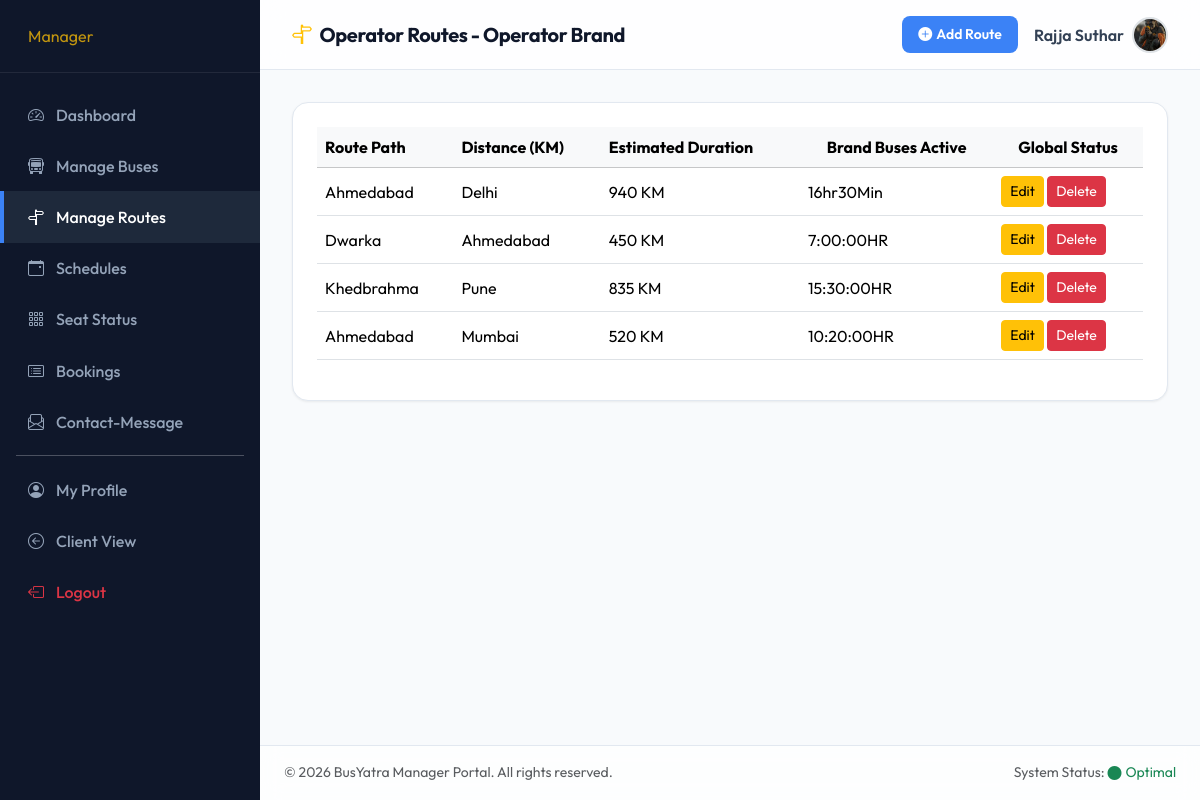
The page /manager-routes/ (signed in) on the database as committed earlier.
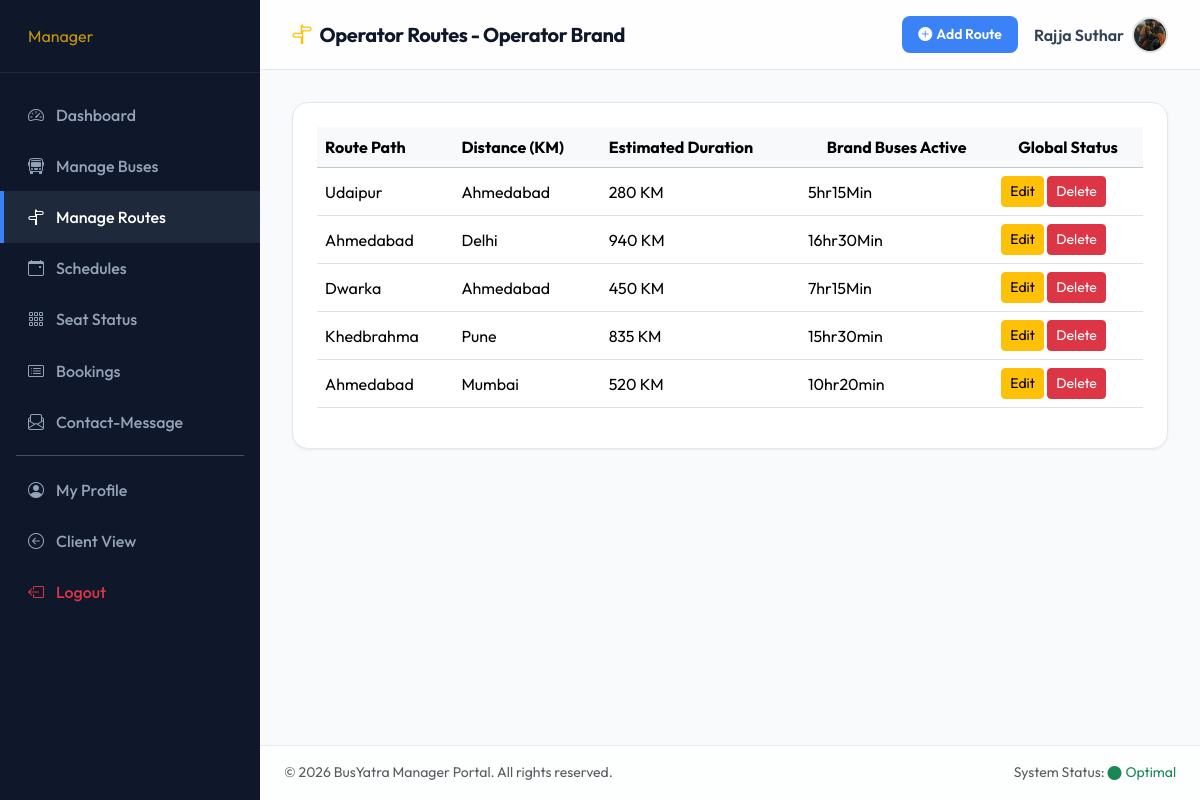
The same page on the database as committed later.
### Bus/models.py (models this page shows, shortened)
class Route(models.Model):
    manager = models.ForeignKey(User, on_delete=models.CASCADE)
    source = models.CharField(max_length=100)
    destination = models.CharField(max_length=100)
    distance = models.IntegerField()      # KM
    duration = models.CharField(max_length=50)

### Bus/views.py (the view)
# urls.py: path('manager-routes/', views.manager_routes, name='manager_routes'),
def manager_routes(request):
    manager = get_manager_user(request)
    if not manager:
        return redirect('login')
    routes_list = Route.objects.filter(manager=manager).order_by('-id')
    paginator = Paginator(routes_list, 6)
    page = request.GET.get('page', 1)
    try:
        routes = paginator.page(page)
    except PageNotAnInteger:
        routes = paginator.page(1)
    except EmptyPage:
        routes = paginator.page(paginator.num_pages)
    return render(request, 'manager-routes.html', {'routes': routes, 'page_obj': routes})

### Bus/context_processors.py (called while the page is built)
def login_user(request):
    email = request.session.get('email')
    if email:
        try:
            user = User.objects.get(email=email)
            return {'login_user': user}
        except User.DoesNotExist:
            pass
    return {'login_user': None}

### Bus/views.py (called while the page is built)
def get_manager_user(request):
    try:
        return get_logged_in_user(request, 'manager')
    except Exception as e:
        logger.error(f"Error in get_manager_user: {e}")
        return None

def get_logged_in_user(request, usertype):
    email = request.session.get('email')
    if not email:
        return None
    try:
        return User.objects.get(email=email, usertype=usertype)
    except User.DoesNotExist:
        return None

### Bus/templates/manager-routes.html (shortened to what the changed rows need)
{% load static %}
<!DOCTYPE html>
<html lang="en">
<head>
    <link href="https://cdn.jsdelivr.net/npm/bootstrap@5.3.2/dist/css/bootstrap.min.css" rel="stylesheet">
    <link href="https://cdn.jsdelivr.net/npm/bootstrap-icons@1.11.2/font/bootstrap-icons.min.css" rel="stylesheet">
    <link rel="stylesheet" href="{% static 'assets/css/style.css' %}">
</head>
<body>
    <div class="admin-wrapper">
        <div class="admin-content d-flex flex-column">
            <main class="admin-body">
                <div class="card card-custom p-4">
                    <div class="table-responsive">
                        <table class="table align-middle" id="routesTable">
                            <thead class="table-light">
                                <tr>
                                    <th>Route Path</th>
                                    <th>Distance (KM)</th>
                                    <th>Estimated Duration</th>
                                    <th class="text-center">Brand Buses Active</th>
                                    <th class="text-center">Global Status</th>
                                </tr>
                            </thead>
                            <tbody>
                                {% for route in routes %}
                                <tr>
                                    <td>{{ route.source }}</td>
                                    <td>{{ route.destination }}</td>
                                    <td>{{ route.distance }} KM</td>
                                    <td>{{ route.duration }}</td>
                                    <td>
                                        <a href="{% url 'edit_route' route.id %}" class="btn btn-warning btn-sm">
                                            Edit
                                        </a>
                                        <a href="{% url 'delete_route' route.id %}" class="btn btn-danger btn-sm"
                                            onclick="return confirm('Are you sure?')">
                                            Delete
                                        </a>
                                    </td>
                                </tr>
                                {% endfor %}
                            </tbody>
                        </table>
                    </div>
                </div>
            </main>
        </div>
    </div>
</body>
</html>

Rows that differ between the two databases and show on the page:
added Route: source "Udaipur", destination "Ahmedabad", distance "280", duration "5hr15Min"
changed Route "Dwarka": duration "7:00:00HR" → "7hr15Min"
changed Route "Khedbrahma": duration "15:30:00HR" → "15hr30min"
changed Route "Mumbai": duration "10:20:00HR" → "10hr20min"
